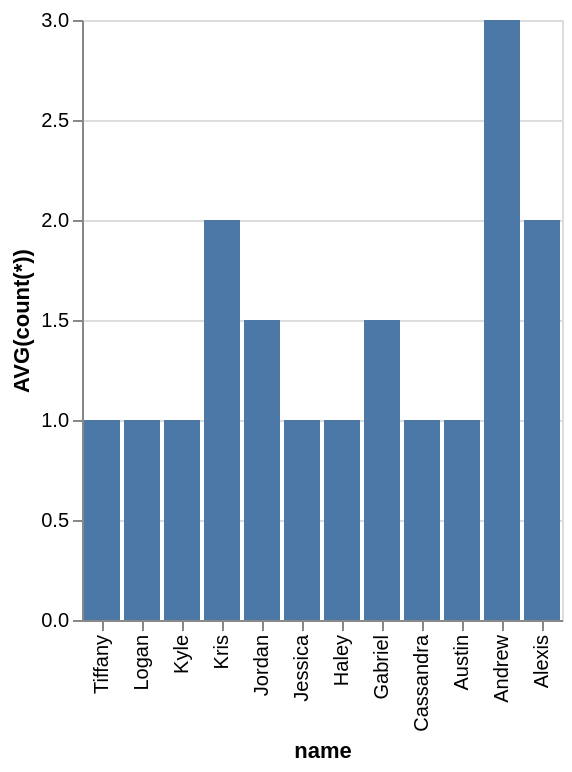

Vega-Lite specification for this chart:
### Vega-Lite specification from a JSON file in a GitHub repository (floating-point values rounded to 4 significant figures)
{"data": {"values": [{"x_data": "Tiffany", "y_data": 1}, {"x_data": "Logan", "y_data": 1}, {"x_data": "Kyle", "y_data": 1}, {"x_data": "Kris", "y_data": 2}, {"x_data": "Jordan", "y_data": 1.5}, {"x_data": "Jessica", "y_data": 1}, {"x_data": "Haley", "y_data": 1}, {"x_data": "Gabriel", "y_data": 1.5}, {"x_data": "Cassandra", "y_data": 1}, {"x_data": "Austin", "y_data": 1}, {"x_data": "Andrew", "y_data": 3}, {"x_data": "Alexis", "y_data": 2}]}, "mark": "bar", "encoding": {"x": {"field": "x_data", "type": "nominal", "title": "name", "sort": "descending"}, "y": {"field": "y_data", "type": "quantitative", "title": "AVG(count(*))"}}}
